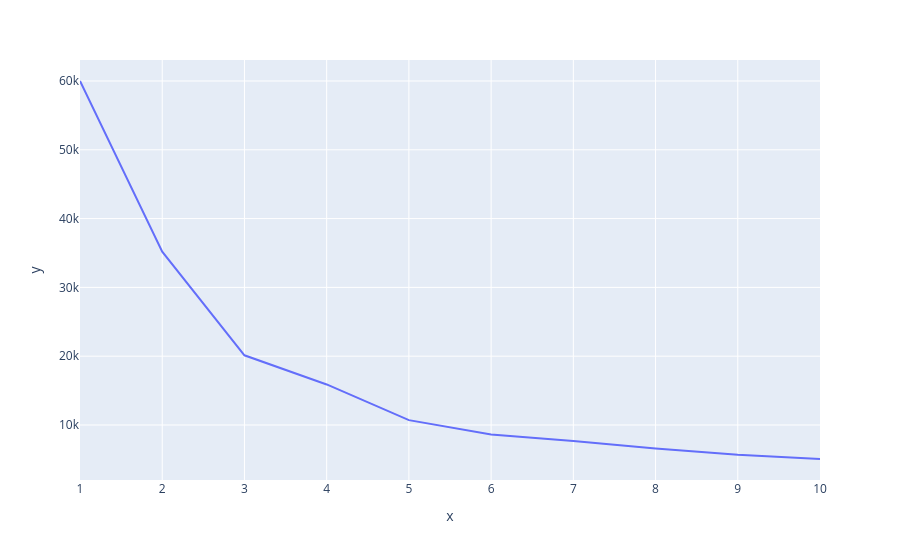

The notebook cell saved with this chart:
### Code cell
grafico = px.line(x = range(1, 11), y = wcss)
grafico.show()

### Figure 1 — Plotly figure (JSON) as saved in the notebook; plotly's stock layout.template omitted (floating-point values rounded to 4 significant figures)
{"data": [{"hovertemplate": "x=%{x}<br>y=%{y}<extra></extra>", "legendgroup": "", "line": {"color": "#636efa", "dash": "solid"}, "marker": {"symbol": "circle"}, "mode": "lines", "name": "", "orientation": "v", "showlegend": false, "type": "scatter", "x": [1, 2, 3, 4, 5, 6, 7, 8, 9, 10], "xaxis": "x", "y": [60000.0, 35200.0, 20130.0, 15890.0, 10710.0, 8604.0, 7685.0, 6593.0, 5670.0, 5055.0], "yaxis": "y"}], "layout": {"legend": {"tracegroupgap": 0}, "margin": {"t": 60}, "xaxis": {"anchor": "y", "domain": [0, 1], "title": {"text": "x"}}, "yaxis": {"anchor": "x", "domain": [0, 1], "title": {"text": "y"}}}}
